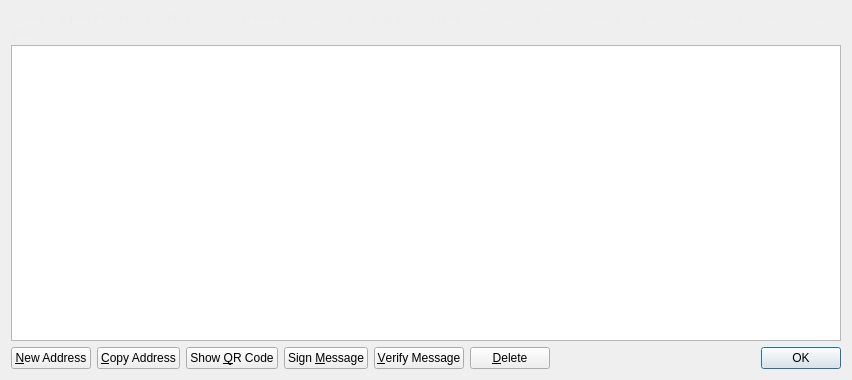
<?xml version="1.0" encoding="UTF-8"?>
<ui version="4.0">
 <class>AddressBookPage</class>
 <widget class="QWidget" name="AddressBookPage">
  <property name="geometry">
   <rect>
    <x>0</x>
    <y>0</y>
    <width>852</width>
    <height>380</height>
   </rect>
  </property>
  <property name="windowTitle">
   <string>Address Book</string>
  </property>
  <layout class="QVBoxLayout" name="verticalLayout">
   <item>
    <widget class="QLabel" name="labelExplanation">
     <property name="styleSheet">
      <string notr="true">#labelExplanation { color: #ededed; }</string>
     </property>
     <property name="text">
      <string>These are your Pseudocoin addresses for receiving payments. You may want to give a different one to each sender so you can keep track of who is paying you.</string>
     </property>
     <property name="textFormat">
      <enum>Qt::PlainText</enum>
     </property>
     <property name="wordWrap">
      <bool>true</bool>
     </property>
    </widget>
   </item>
   <item>
    <widget class="QTableView" name="tableView">
     <property name="contextMenuPolicy">
      <enum>Qt::CustomContextMenu</enum>
     </property>
     <property name="toolTip">
      <string>Double-click to edit address or label</string>
     </property>
     <property name="tabKeyNavigation">
      <bool>false</bool>
     </property>
     <property name="alternatingRowColors">
      <bool>true</bool>
     </property>
     <property name="selectionMode">
      <enum>QAbstractItemView::SingleSelection</enum>
     </property>
     <property name="selectionBehavior">
      <enum>QAbstractItemView::SelectRows</enum>
     </property>
     <property name="sortingEnabled">
      <bool>true</bool>
     </property>
     <attribute name="verticalHeaderVisible">
      <bool>false</bool>
     </attribute>
    </widget>
   </item>
   <item>
    <layout class="QHBoxLayout" name="horizontalLayout">
     <item>
      <widget class="QPushButton" name="newAddressButton">
       <property name="toolTip">
        <string>Create a new address</string>
       </property>
       <property name="text">
        <string>&amp;New Address</string>
       </property>
       <property name="icon">
        <iconset resource="../bitcoin.qrc">
         <normaloff>:/icons/add</normaloff>:/icons/add</iconset>
       </property>
      </widget>
     </item>
     <item>
      <widget class="QPushButton" name="copyToClipboard">
       <property name="toolTip">
        <string>Copy the currently selected address to the system clipboard</string>
       </property>
       <property name="text">
        <string>&amp;Copy Address</string>
       </property>
       <property name="icon">
        <iconset resource="../bitcoin.qrc">
         <normaloff>:/icons/editcopy</normaloff>:/icons/editcopy</iconset>
       </property>
      </widget>
     </item>
     <item>
      <widget class="QPushButton" name="showQRCode">
       <property name="text">
        <string>Show &amp;QR Code</string>
       </property>
       <property name="icon">
        <iconset resource="../bitcoin.qrc">
         <normaloff>:/icons/qrcode</normaloff>:/icons/qrcode</iconset>
       </property>
      </widget>
     </item>
     <item>
      <widget class="QPushButton" name="signMessage">
       <property name="toolTip">
        <string>Sign a message to prove you own a Pseudocoin address</string>
       </property>
       <property name="text">
        <string>Sign &amp;Message</string>
       </property>
       <property name="icon">
        <iconset resource="../bitcoin.qrc">
         <normaloff>:/icons/edit</normaloff>:/icons/edit</iconset>
       </property>
      </widget>
     </item>
     <item>
      <widget class="QPushButton" name="verifyMessage">
       <property name="toolTip">
        <string>Verify a message to ensure it was signed with a specified Pseudocoin address</string>
       </property>
       <property name="text">
        <string>&amp;Verify Message</string>
       </property>
       <property name="icon">
        <iconset resource="../bitcoin.qrc">
         <normaloff>:/icons/transaction_0</normaloff>:/icons/transaction_0</iconset>
       </property>
      </widget>
     </item>
     <item>
      <widget class="QPushButton" name="deleteButton">
       <property name="toolTip">
        <string>Delete the currently selected address from the list</string>
       </property>
       <property name="text">
        <string>&amp;Delete</string>
       </property>
       <property name="icon">
        <iconset resource="../bitcoin.qrc">
         <normaloff>:/icons/remove</normaloff>:/icons/remove</iconset>
       </property>
      </widget>
     </item>
     <item>
      <spacer name="horizontalSpacer">
       <property name="orientation">
        <enum>Qt::Horizontal</enum>
       </property>
       <property name="sizeHint" stdset="0">
        <size>
         <width>40</width>
         <height>20</height>
        </size>
       </property>
      </spacer>
     </item>
     <item>
      <widget class="QDialogButtonBox" name="buttonBox">
       <property name="sizePolicy">
        <sizepolicy hsizetype="Maximum" vsizetype="Fixed">
         <horstretch>0</horstretch>
         <verstretch>0</verstretch>
        </sizepolicy>
       </property>
       <property name="standardButtons">
        <set>QDialogButtonBox::Ok</set>
       </property>
      </widget>
     </item>
    </layout>
   </item>
  </layout>
 </widget>
 <resources>
  <include location="../bitcoin.qrc"/>
 </resources>
 <connections/>
</ui>
